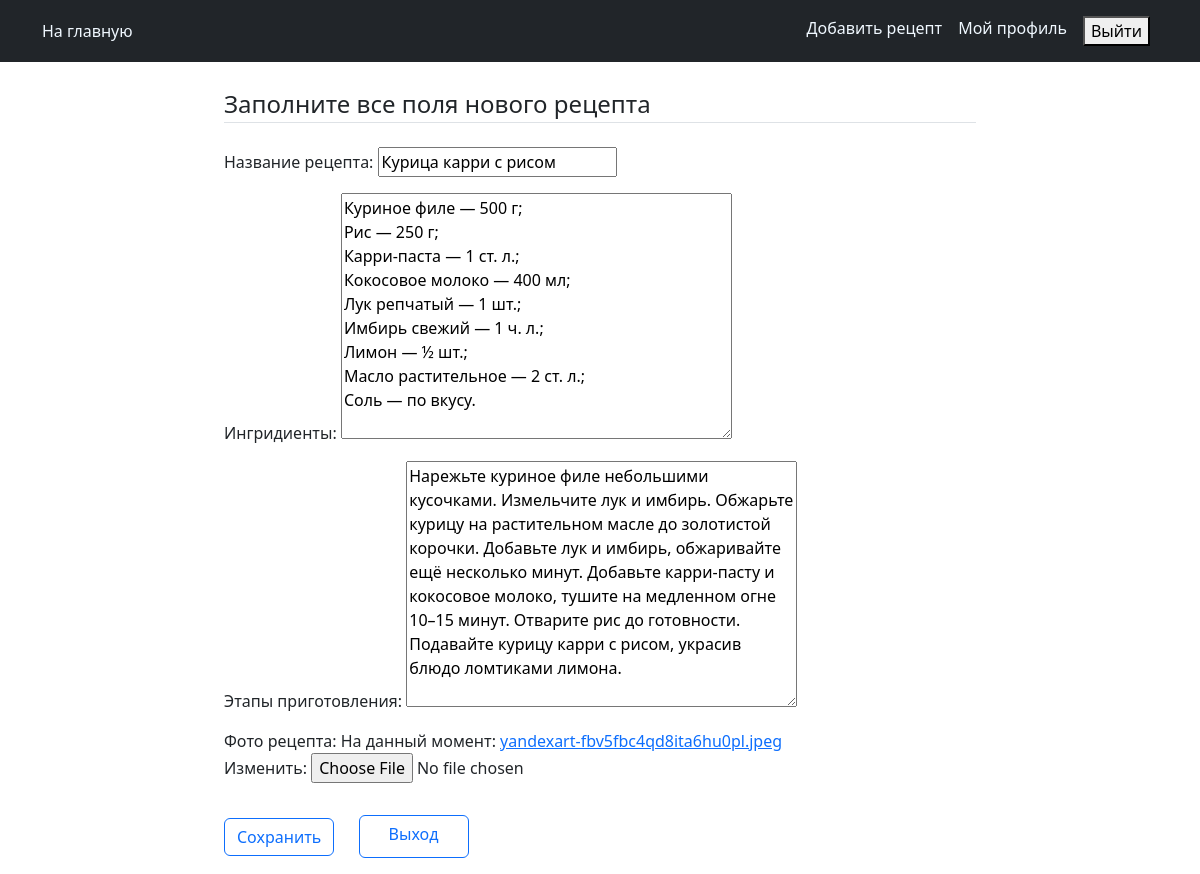
Page /recipes/recipe/6/update (signed in) on the committed database.
### recipes/models.py (models this page shows, shortened)
class Recipe(models.Model):
    title = models.CharField(max_length=100, verbose_name='Название рецепта')
    description = models.TextField(verbose_name='Ингридиенты')
    steps_cooking = models.TextField(verbose_name='Этапы приготовления')
    time_for_cooking = models.IntegerField(default=10, verbose_name='Время приготовления')
    image = models.ImageField(verbose_name='Фото рецепта')
    author = models.ForeignKey(User, on_delete=models.CASCADE)
    created_at = models.DateTimeField(auto_now_add=True)
    updated_at = models.DateTimeField(auto_now=True)
    class Meta:
        verbose_name = 'Рецепты'
        verbose_name_plural = 'Рецепты'

### recipes/views.py (the view, shortened to what this page needs)
# urls.py: path('recipe/<int:pk>/update', views.RecipeUpdate.as_view(), name="recipe_update"),
class RecipeUpdate(LoginRequiredMixin, UserPassesTestMixin, UpdateView):
    model = models.Recipe
    fields = ['title', 'description', "steps_cooking", "image"]
    def test_func(self):
        recipe = self.get_object()
        return self.request.user == recipe.author

### templates/recipes/recipe_form.html (shortened to what this page needs)
<!DOCTYPE html>
{% extends "recipes/base.html" %}
{% block content %}
<div class="container">
  <form method="POST" enctype="multipart/form-data">
    <fieldset class="form-group">
      <legend class="border-bottom mb-4">Заполните все поля нового рецепта</legend>
    </fieldset>
      {{ form.as_p }}
    <div class="form-group py-3">
      <input class="btn btn-outline-primary" type="submit" value="Сохранить" />
      <a class="btn btn-outline-primary" style="height: 43px; width: 110px; margin-left: 20px;" href="{% url 'recipes:home' %}">Выход</a>
    </div>
  </form>
</div>
{% endblock content %}

### rows in the picture
Recipe: title "Курица карри с рисом", description "Куриное филе — 500 г; Рис — 250 г; Карри-паста — 1 ст. л.; Кокосовое молоко — 400 мл; Лук репчатый — 1 шт.; Имбирь свежий — 1 ч. л.; Лимон — ½ шт.; Масло растительное — 2 ст. л.; Соль — по вкусу.", steps_cooking "Нарежьте куриное филе небольшими кусочками. Измельчите лук и имбирь. Обжарьте курицу на растительном масле до золотистой корочки. Добавьте лук и имбирь, обжаривайте ещё несколько минут. Добавьте карри-пасту и кокосовое молоко, тушите на медленном огне 10–15 минут. Отварите рис до готовности. Подавайте курицу карри с рисом, украсив блюдо ломтиками лимона."
